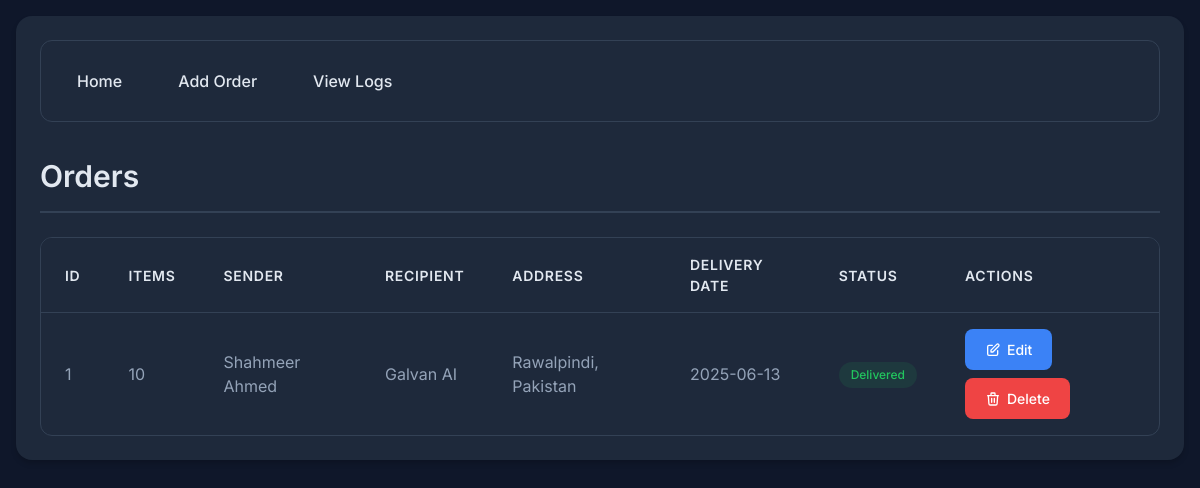
Before: / with the older database file.
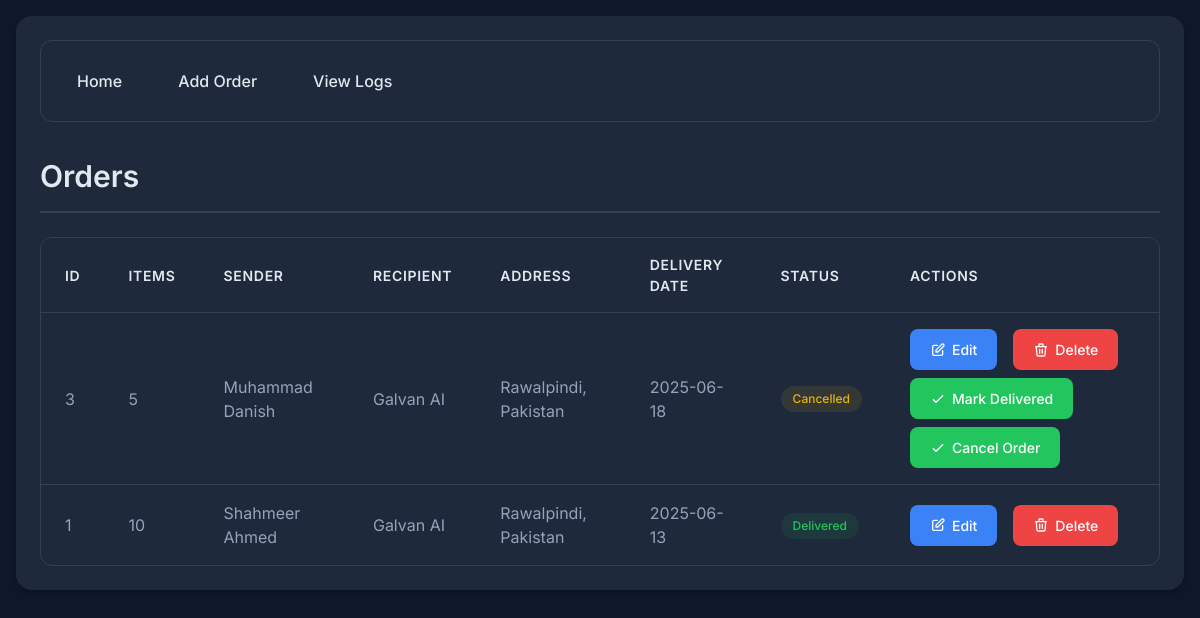
After: the same page with the newer database file.
### tables this page shows
CREATE TABLE orders (
            id INTEGER PRIMARY KEY AUTOINCREMENT,
            number_of_items INTEGER NOT NULL,
            sender_name TEXT NOT NULL,
            recipient_name TEXT NOT NULL,
            recipient_address TEXT NOT NULL,
            delivery_date TEXT NOT NULL,
            status TEXT NOT NULL
        );

### app.py (the view)
@app.route('/')
def index():
    conn = sqlite3.connect('orders.db')
    c = conn.cursor()
    c.execute('SELECT * FROM orders ORDER BY id DESC')
    orders = c.fetchall()
    conn.close()
    return render_template('index.html', orders=orders)

### templates/index.html
{% extends "base.html" %}
{% block content %}
<h1>Orders</h1>
<table>
    <thead>
        <tr>
            <th>ID</th>
            <th>Items</th>
            <th>Sender</th>
            <th>Recipient</th>
            <th>Address</th>
            <th>Delivery Date</th>
            <th>Status</th>
            <th>Actions</th>
        </tr>
    </thead>
    <tbody>
        {% for order in orders %}
        <tr>
            <td>{{ order[0] }}</td>
            <td>{{ order[1] }}</td>
            <td>{{ order[2] }}</td>
            <td>{{ order[3] }}</td>
            <td>{{ order[4] }}</td>
            <td>{{ order[5] }}</td>
            <td>
                <span
                    class="status-badge {% if order[6] == 'Delivered' %}status-delivered{% elif order[6] == 'In Transit' %}status-transit{% else %}status-pending{% endif %}">
                    {{ order[6] }}
                </span>
            </td>
            <td>
                <div class="action-buttons">
                    <a href="{{ url_for('edit_order', order_id=order[0]) }}" class="btn btn-primary">
                        <svg class="btn-icon" fill="none" stroke="currentColor" viewBox="0 0 24 24">
                            <path stroke-linecap="round" stroke-linejoin="round" stroke-width="2"
                                d="M11 5H6a2 2 0 00-2 2v11a2 2 0 002 2h11a2 2 0 002-2v-5m-1.414-9.414a2 2 0 112.828 2.828L11.828 15H9v-2.828l8.586-8.586z" />
                        </svg>
                        Edit
                    </a>
                    <a href="{{ url_for('delete_order', order_id=order[0]) }}" class="btn btn-danger"
                        onclick="return confirm('Are you sure you want to delete this order?')">
                        <svg class="btn-icon" fill="none" stroke="currentColor" viewBox="0 0 24 24">
                            <path stroke-linecap="round" stroke-linejoin="round" stroke-width="2"
                                d="M19 7l-.867 12.142A2 2 0 0116.138 21H7.862a2 2 0 01-1.995-1.858L5 7m5 4v6m4-6v6m1-10V4a1 1 0 00-1-1h-4a1 1 0 00-1 1v3M4 7h16" />
                        </svg>
                        Delete
                    </a>
                    {% if order[6] != 'Delivered' %}
                    <a href="{{ url_for('mark_delivered', order_id=order[0]) }}" class="btn btn-success">
                        <svg class="btn-icon" fill="none" stroke="currentColor" viewBox="0 0 24 24">
                            <path stroke-linecap="round" stroke-linejoin="round" stroke-width="2" d="M5 13l4 4L19 7" />
                        </svg>
                        Mark Delivered
                    </a>
                    {% endif %}
                    {% if order[6] != 'Delivered' %}
                    <a href="{{ url_for('cancel_order', order_id=order[0]) }}" class="btn btn-success">
                        <svg class="btn-icon" fill="none" stroke="currentColor" viewBox="0 0 24 24">
                            <path stroke-linecap="round" stroke-linejoin="round" stroke-width="2" d="M5 13l4 4L19 7" />
                        </svg>
                        Cancel Order
                    </a>
                    {% endif %}
                </div>
            </td>
        </tr>
        {% endfor %}
    </tbody>
</table>
{% endblock %}

Changed rows visible on the page:
added orders: id "3", number_of_items "5", sender_name "Muhammad Danish", recipient_name "Galvan AI", recipient_address "Rawalpindi, Pakistan", delivery_date "2025-06-18", status "Cancelled"
